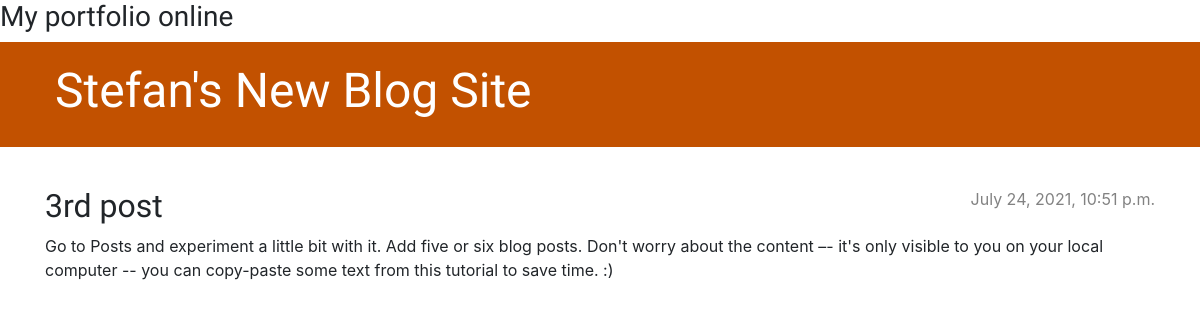
The page /post/3/ on the database as committed earlier.
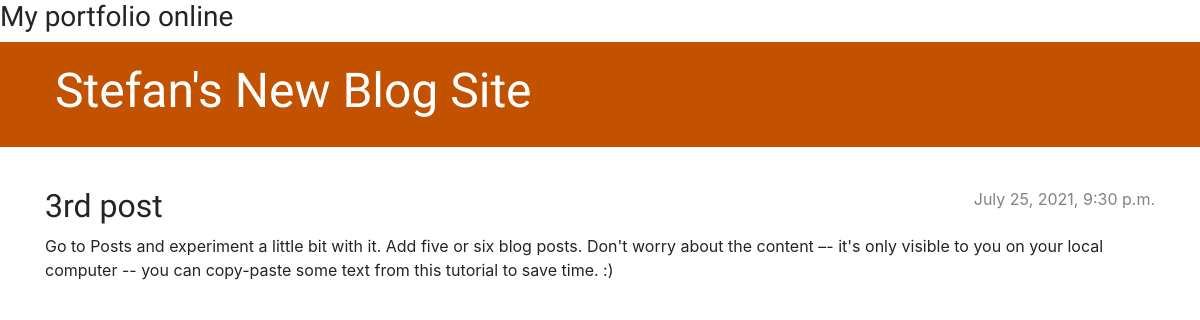
The same page on the database as committed later.
### blog/models.py (models this page shows, shortened)
class Post(models.Model):
    author = models.ForeignKey(settings.AUTH_USER_MODEL, on_delete=models.CASCADE)
    title = models.CharField(max_length=200)
    text = models.TextField()
    created_date = models.DateTimeField(default=timezone.now)
    published_date = models.DateTimeField(blank=True, null=True)

### blog/views.py (the view)
# urls.py: path('post/<int:pk>/', views.post_detail, name='post_detail'),
def post_detail(request, pk):
    post = get_object_or_404(Post, pk=pk)
    return render(request, 'blog/post_detail.html', {'post': post})

### blog/templates/blog/post_detail.html (shortened to what this page needs)
{% extends 'blog/base.html' %}
{% block content %}
    <article class="post">
        {% if post.published_date %}
            <time class="date">
                {{ post.published_date }}
            </time>
        {% endif %}
        <h2>{{ post.title }}</h2>
        <p>{{ post.text|linebreaksbr }}</p>
    </article>
{% endblock %}

Rows that differ between the two databases and show on the page:
changed Post "3rd post": published_date "July 24, 2021, 10:51 p.m." → "July 25, 2021, 9:30 p.m."
